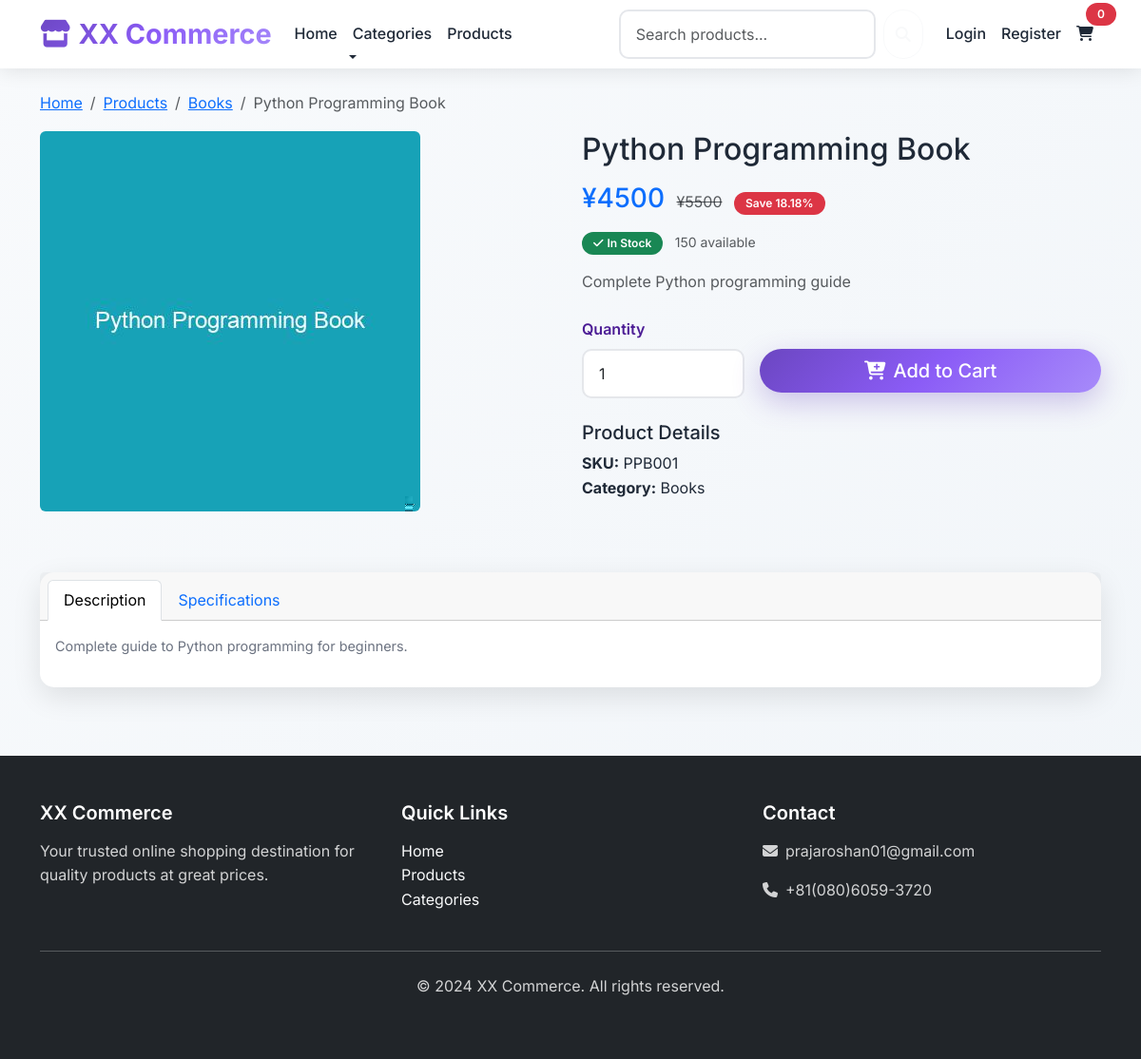
/products/python-programming-book/, run on an earlier commit of the app's database.
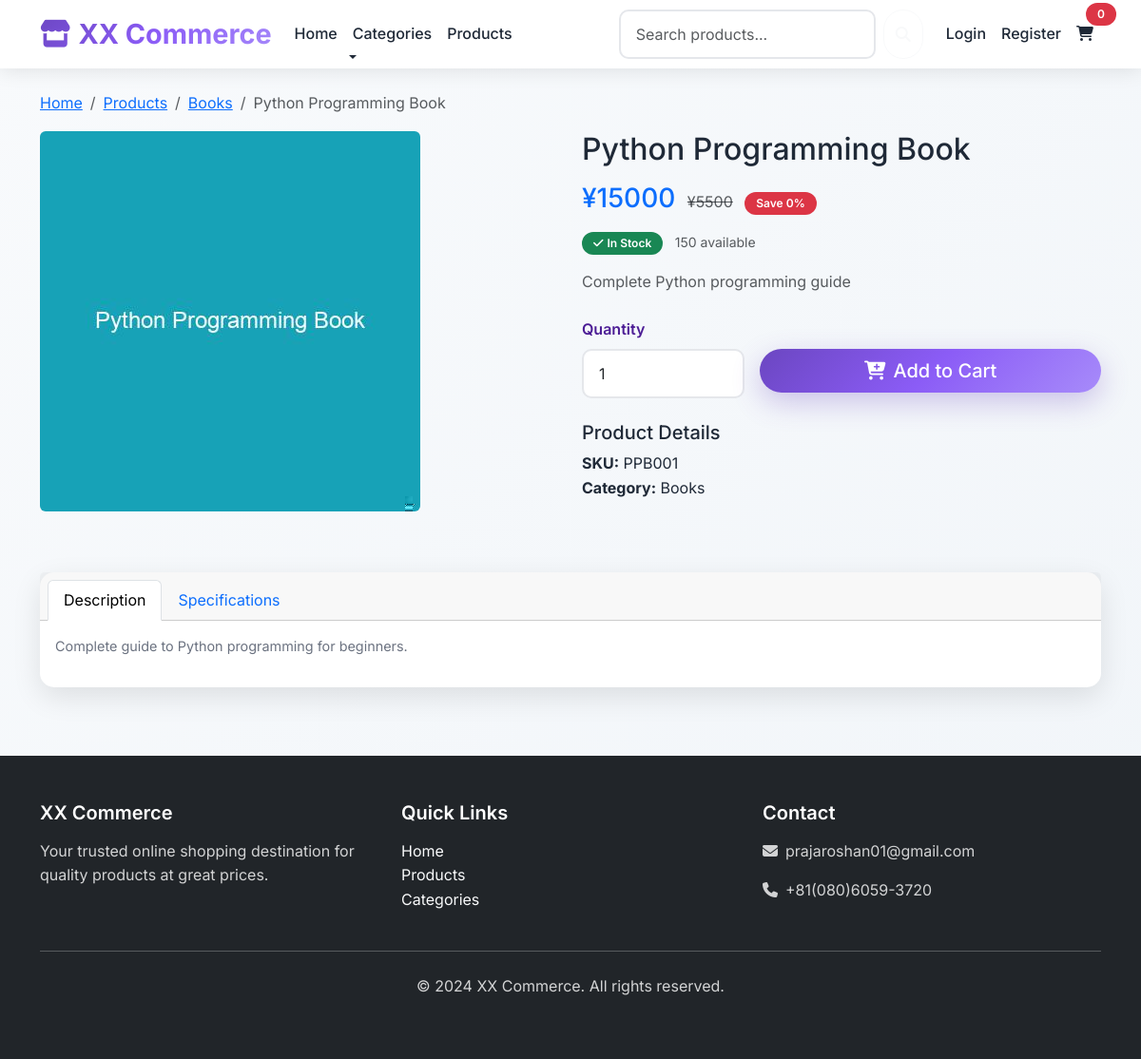
And on a later commit of the database.
### store/models.py (models this page shows, shortened)
class TimeStampedModel(models.Model):
    created_at = models.DateTimeField(auto_now_add=True)
    updated_at = models.DateTimeField(auto_now=True)
    class Meta:
        abstract = True

class Product(TimeStampedModel):
    name = models.CharField(max_length=200)
    slug = models.SlugField(max_length=200, unique=True)
    description = models.TextField()
    short_description = models.CharField(max_length=300, blank=True)
    category = models.ForeignKey(Category, on_delete=models.CASCADE, related_name='products')
    price = models.DecimalField(max_digits=10, decimal_places=2, validators=[MinValueValidator(Decimal('0.01'))])
    compare_price = models.DecimalField(max_digits=10, decimal_places=2, blank=True, null=True,
                                      validators=[MinValueValidator(Decimal('0.01'))])
    sku = models.CharField(max_length=50, unique=True)
    stock_quantity = models.PositiveIntegerField(default=0)
    track_inventory = models.BooleanField(default=True)
    allow_backorder = models.BooleanField(default=False)
    weight = models.DecimalField(max_digits=8, decimal_places=2, blank=True, null=True)
    dimensions = models.CharField(max_length=100, blank=True)
    is_active = models.BooleanField(default=True)
    is_featured = models.BooleanField(default=False)
    meta_title = models.CharField(max_length=200, blank=True)
    meta_description = models.TextField(blank=True)
    class Meta:
        ordering = ['-created_at']
        indexes = [
            models.Index(fields=['name']),
            models.Index(fields=['slug']),
            models.Index(fields=['category']),
            models.Index(fields=['is_active']),
            models.Index(fields=['is_featured']),
            models.Index(fields=['price']),
            models.Index(fields=['sku']),
        ]
    @property
    def is_in_stock(self):
        if not self.track_inventory:
            return True
        return self.stock_quantity > 0
    @property
    def discount_percentage(self):
        if self.compare_price and self.compare_price > self.price:
            return round(((self.compare_price - self.price) / self.compare_price) * 100, 2)
        return 0

class Category(TimeStampedModel):
    name = models.CharField(max_length=100, unique=True)
    slug = models.SlugField(max_length=100, unique=True)
    description = models.TextField(blank=True)
    image = models.ImageField(upload_to='categories/', blank=True, null=True)
    is_active = models.BooleanField(default=True)
    parent = models.ForeignKey('self', on_delete=models.CASCADE, null=True, blank=True, related_name='children')
    class Meta:
        verbose_name_plural = "Categories"
        ordering = ['name']
        indexes = [
            models.Index(fields=['name']),
            models.Index(fields=['slug']),
            models.Index(fields=['is_active']),
        ]

class ProductImage(TimeStampedModel):
    product = models.ForeignKey(Product, on_delete=models.CASCADE, related_name='images')
    image = models.ImageField(upload_to='products/')
    alt_text = models.CharField(max_length=200, blank=True)
    is_primary = models.BooleanField(default=False)
    sort_order = models.PositiveIntegerField(default=0)
    class Meta:
        ordering = ['sort_order', 'created_at']
        indexes = [
            models.Index(fields=['product', 'is_primary']),
            models.Index(fields=['product', 'sort_order']),
        ]

### store/views.py (the view)
# urls.py: path('products/<slug:slug>/', views.product_detail, name='product_detail'),
def product_detail(request, slug):
    product = get_object_or_404(
        Product.objects.select_related('category').prefetch_related('images'),
        slug=slug,
        is_active=True
    )
    related_products = Product.objects.filter(
        category=product.category,
        is_active=True
    ).exclude(id=product.id)[:4]
    add_to_cart_form = AddToCartForm()
    in_wishlist = False
    if request.user.is_authenticated:
        in_wishlist = Wishlist.objects.filter(
            user=request.user,
            product=product
        ).exists()
    context = {
        'product': product,
        'related_products': related_products,
        'add_to_cart_form': add_to_cart_form,
        'in_wishlist': in_wishlist,
    }
    return render(request, 'store/product_detail.html', context)

### store/forms.py
class AddToCartForm(forms.Form):
    quantity = forms.IntegerField(
        min_value=1,
        max_value=1000,  # Increased to allow larger quantities
        widget=forms.NumberInput(attrs={
            'class': 'form-control',
            'min': '1',
            'max': '1000',  # Updated to match max_value
            'value': '1'
        })
    )

### store/context_processors.py (called while the page is built, shortened)
def cart(request):
    cart = None
    cart_items = 0
    cart_total = 0
    if request.user.is_authenticated:
        try:
            cart = Cart.objects.filter(user=request.user, is_active=True).first()
            if cart:
                cart_items = cart.total_items
                cart_total = cart.total_price
        except Exception:
            pass
    else:
        session_key = request.session.session_key
    return {
        'cart': cart,
        'cart_items': cart_items,
        'cart_total': cart_total,
    }

### templates/store/product_detail.html (shortened to what the changed rows need)
{% extends 'base.html' %}
{% load static %}
{% block content %}
<div class="container py-4">
    <nav aria-label="breadcrumb">
        <ol class="breadcrumb">
            <li class="breadcrumb-item"><a href="{% url 'store:home' %}">Home</a></li>
            <li class="breadcrumb-item"><a href="{% url 'store:product_list' %}">Products</a></li>
            <li class="breadcrumb-item"><a href="{% url 'store:category_detail' product.category.slug %}">{{ product.category.name }}</a></li>
            <li class="breadcrumb-item active">{{ product.name }}</li>
        </ol>
    </nav>
    <div class="row">
        <div class="col-md-6">
            <div class="product-images">
                {% if product.images.all %}
                    <div id="mainImage" class="mb-3">
                        <img src="{{ product.images.first.image.url }}" alt="{{ product.name }}"
                             class="img-fluid rounded" style="max-height: 500px; object-fit: cover;">
                    </div>
                {% else %}
                    <div class="bg-light d-flex align-items-center justify-content-center rounded" style="height: 400px;">
                        <i class="fas fa-image fa-5x text-muted"></i>
                    </div>
                {% endif %}
            </div>
        </div>
        <div class="col-md-6">
            <div class="product-info">
                <h1 class="h2 mb-3">{{ product.name }}</h1>
                <div class="price-section mb-3">
                    <span class="h3 text-primary">¥{{ product.price|floatformat:0 }}</span>
                    {% if product.compare_price %}
                        <span class="text-muted text-decoration-line-through ms-2">¥{{ product.compare_price|floatformat:0 }}</span>
                        <span class="badge bg-danger ms-2">Save {{ product.discount_percentage }}%</span>
                    {% endif %}
                </div>
                <div class="stock-status mb-3">
                    {% if product.is_in_stock %}
                        <span class="badge bg-success">
                            <i class="fas fa-check me-1"></i>In Stock
                        </span>
                        {% if product.track_inventory %}
                            <small class="text-muted ms-2">{{ product.stock_quantity }} available</small>
                        {% endif %}
                    {% else %}
                        <span class="badge bg-secondary">
                            <i class="fas fa-times me-1"></i>Out of Stock
                        </span>
                    {% endif %}
                </div>
                {% if product.short_description %}
                    <p class="text-muted mb-4">{{ product.short_description }}</p>
                {% endif %}
                {% if product.is_in_stock %}
                    <form method="post" action="{% url 'store:add_to_cart' product.id %}" class="mb-4">
                        <div class="row g-3">
                        </div>
                    </form>
                {% else %}
                    <div class="alert alert-warning mb-4">
                        <i class="fas fa-exclamation-triangle me-2"></i>
                        This product is currently out of stock.
                    </div>
                {% endif %}
                <div class="product-details">
                    <h5>Product Details</h5>
                    <ul class="list-unstyled">
                        <li><strong>SKU:</strong> {{ product.sku }}</li>
                        <li><strong>Category:</strong> {{ product.category.name }}</li>
                    </ul>
                </div>
            </div>
        </div>
    </div>
    <div class="row mt-5">
        <div class="col-12">
            <div class="card">
                <div class="card-body">
                    <div class="tab-content" id="productTabsContent">
                        <div class="tab-pane fade show active" id="description" role="tabpanel">
                            <div class="product-description">
                                {{ product.description|linebreaks }}
                            </div>
                        </div>
                    </div>
                </div>
            </div>
        </div>
    </div>
</div>
{% endblock %}

What changed in the data, as far as the page shows it:
changed Product "Python Programming Book": price "4500" → "15000"; discount_percentage "18.18" → "0"
